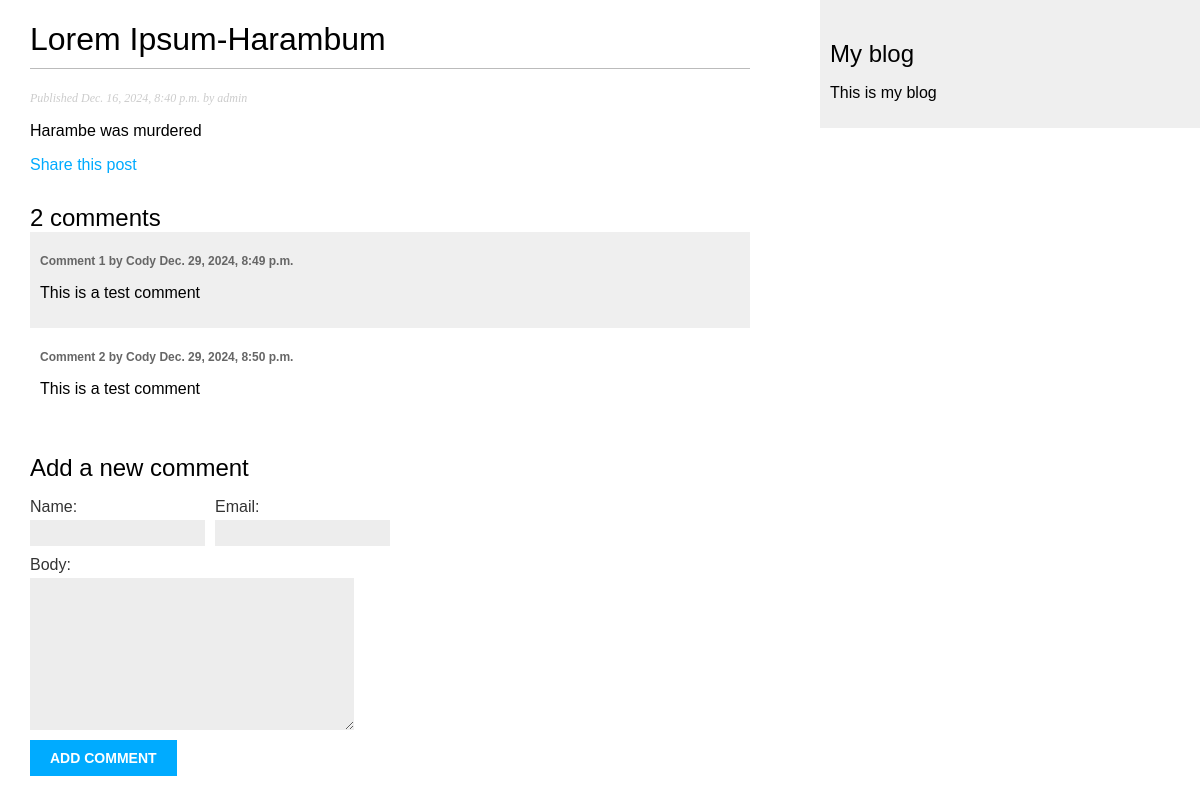
Page /blog/2024/12/16/lorem-ipsum-harambum/ on the committed database.
### blog/models.py (models this page shows, shortened)
class Post(models.Model):
    class Status(models.TextChoices):
        DRAFT = 'DF', 'Draft'
        PUBLISHED = 'PB', 'Published'
    title=models.CharField(max_length=250)
    slug=models.SlugField(
        max_length=250,
        unique_for_date='publish'
        )
    author=models.ForeignKey(
        settings.AUTH_USER_MODEL,
        on_delete=models.CASCADE,
        related_name='blog_posts' #Identifys the reverse relationship. Allows you to easily reference the Posts of a User via "user.blog_posts"
    )
    body=models.TextField()
    publish=models.DateTimeField(default=timezone.now)
    created=models.DateTimeField(auto_now_add=True) #Sets the time automatically when the object is created
    updated=models.DateTimeField(auto_now=True) #Sets the time everytime the object is saved
    status=models.CharField(
        max_length=2,
        choices=Status,
        default=Status.DRAFT
    )
    """
    managers are used for retrieving objects in the database .1st manager declared
    becomes default manager (so if published was 1st it would be default). Using
    "default_manage_name" in Meta can override this and specify a default.
    """
    objects = models.Manager() #default manager
    published = PublishedManager() #Custome published manager
    class Meta:
        ordering =['-publish'] #hyphen indicates sort in descending order
        indexes = [
            models.Index(fields=['-publish'])
        ]
    tags = TaggableManager()

class Comment(models.Model):
    post = models.ForeignKey(Post, on_delete=models.CASCADE, related_name="comments")
    name = models.CharField(max_length=100)
    email = models.EmailField()
    body = models.TextField()
    created = models.DateTimeField(auto_now_add=True)
    updated = models.DateTimeField(auto_now=True)
    active = models.BooleanField(default=True)
    class Meta:
        ordering = ['created']
        indexes = [
            models.Index(fields=['created']),
        ]

### blog/views.py (the view)
# urls.py: path("<int:year>/<int:month>/<int:day>/<slug:post>/", views.post_detail, name="post_detail"),
def post_detail(request, year, month, day, post):
    post = get_object_or_404(
        Post,
        status=Post.Status.PUBLISHED,
        slug=post,
        publish__year=year,
        publish__month=month,
        publish__day=day,
    )
    comments = post.comments.filter(active=True)
    form = CommentForm()
    return render(request,
                  'blog/post/detail.html',
                  {'post' : post,
                   'form': form,
                   'comments': comments,}
                )

### blog/forms.py
class CommentForm(forms.ModelForm):
    class Meta:
        model = Comment
        fields = ['name','email','body'] #Explicitly define what field will be in form

### blog/templates/blog/post/detail.html (shortened to what this page needs)
{% extends 'blog/base.html' %}
{% block content %}
<h1>{{post.title}}</h1>
<p class="date">Published {{post.publish}} by {{post.author}} </p>
{{post.body|linebreaks}}
<p>
    <a href="{% url "blog:post_share" post.id %}">
        Share this post
    </a>
</p>
{% with comments.count as total_comments %}
    <h2>
        {{total_comments}} comment{{total_comments|pluralize}}
    </h2>
{% endwith %}
{% for comment in comments %}
    <div class="comment">
        <p class="info">
            Comment {{ forloop.counter }} by {{ comment.name }}
            {{ comment.created }}
        </p>
        {{ comment.body|linebreaks }}
    </div>
    {% empty %}
        <p>There are no comments.</p>
    {% endfor %}
    {% include "blog/post/includes/comment_form.html" %}
{% endblock %}

### blog/static/css/blog.css (style rules this page uses)
body { margin:0; padding:0; font-family:helvetica, sans-serif; }
a { color:#00abff; text-decoration:none; }
h1 { font-weight:normal; border-bottom:1px solid #bbb; padding:0 0 10px 0; }
h2 { font-weight:normal; margin:30px 0 0; }
p.date { color:#ccc; font-family: georgia, serif; font-size: 12px; font-style: italic; }
label { float:left; clear:both; color:#333; margin-bottom:4px; }
input, textarea { clear:both; float:left; margin:0 0 10px; background:#ededed; border:0; padding:6px 10px; font-size:12px; }
.comment { padding:10px; }
.comment:nth-child(even) { background:#efefef; }
.comment .info { font-weight:bold; font-size:12px; color:#666; }

### rows in the picture
Post: title "Lorem Ipsum-Harambum", publish "Dec. 16, 2024, 8:40 p.m.", author "admin", body "Harambe was murdered"
Comment: name "Cody", created "Dec. 29, 2024, 8:49 p.m.", body "This is a test comment"
Comment: name "Cody", created "Dec. 29, 2024, 8:50 p.m.", body "This is a test comment"

### other values in the picture
{{ total_comments }} "2"
